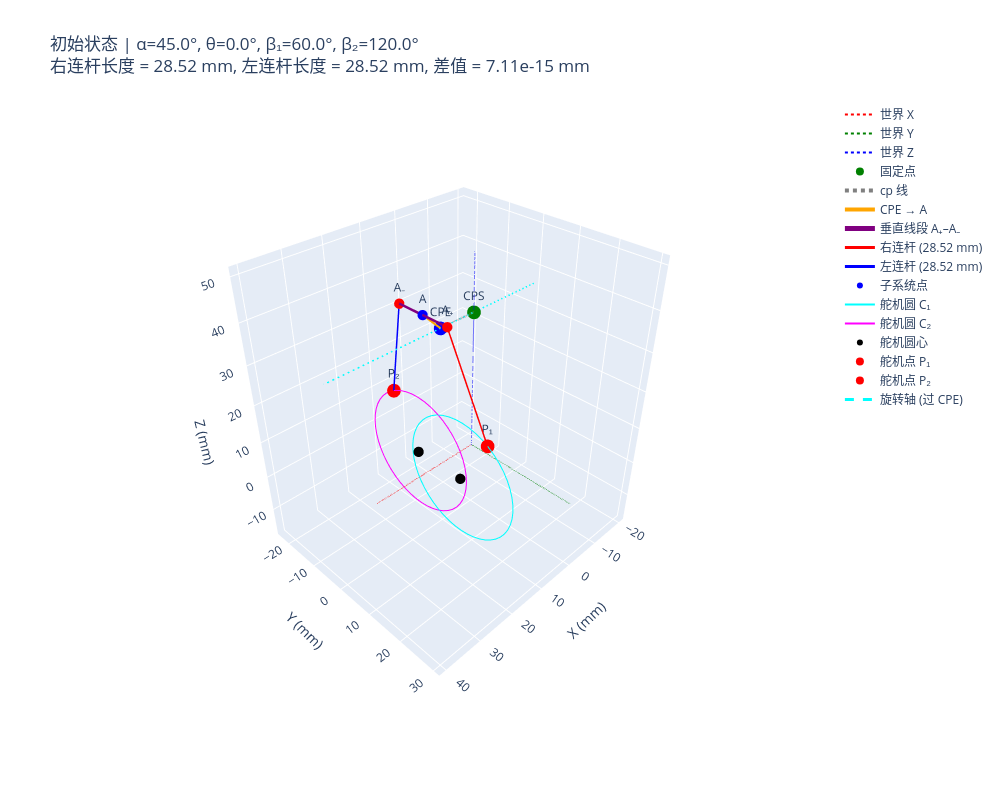

The notebook cell saved with this chart:
### Code cell
import numpy as np
import plotly.graph_objects as go

# ============================================================
# 固定参数（所有长度单位：mm）
# ============================================================

# 世界坐标系固定点
z0 = 36.0
L_cp = 10.0
CPS = np.array([0.0, 0.0, z0])
CPE = np.array([L_cp, 0.0, z0])

# 旋转子系统内部固定几何
L_A = 7.0         # CPE → A 的长度
L_B = 14.0        # A₊ 到 A₋ 的垂直距离

# 舵机圆固定参数
x_e = 11.0
y_e = 7.0
z_e = 0.0
R = 16.0

# ============================================================
# 初始状态的角度（可变参数）
# ============================================================
alpha_deg = 45.0   # CPE→A 与局部 +Z 的夹角
theta_deg = 0.0    # 子系统绕 X 轴（过 CPE）的旋转角
beta1_deg = 60.0   # 右舵机角度（C₁）
beta2_deg = 120.0  # 左舵机角度（C₂）

alpha = np.deg2rad(alpha_deg)
theta = np.deg2rad(theta_deg)
beta1 = np.deg2rad(beta1_deg)
beta2 = np.deg2rad(beta2_deg)

# ============================================================
# 辅助函数
# ============================================================

def rot_x_matrix(angle_rad):
    c = np.cos(angle_rad)
    s = np.sin(angle_rad)
    return np.array([
        [1, 0, 0],
        [0, c, -s],
        [0, s, c]
    ])

def transform_to_world(points_local):
    """将局部坐标点（相对于 CPE）变换到世界坐标"""
    Rmat = rot_x_matrix(theta)
    points_world = np.zeros_like(points_local)
    for i, p in enumerate(points_local):
        points_world[i] = CPE + Rmat @ p
    return points_world

def generate_circle_points(center, R, num_points=50):
    phi = np.linspace(0, 2*np.pi, num_points)
    points = np.array([
        center + np.array([0, R*np.cos(phi_i), R*np.sin(phi_i)])
        for phi_i in phi
    ])
    return points

# ============================================================
# 1. 旋转子系统：A, A₊, A₋
# ============================================================

# 点 A（局部坐标）
xA = L_A * np.sin(alpha)
zA = L_A * np.cos(alpha)
A_local = np.array([xA, 0.0, zA])

# 垂直线段端点（局部坐标）
half_LB = L_B / 2.0
A_plus_local  = np.array([xA,  half_LB, zA])
A_minus_local = np.array([xA, -half_LB, zA])

# 变换到世界坐标
A_world, A_plus_world, A_minus_world = transform_to_world(
    np.array([A_local, A_plus_local, A_minus_local])
)

# ============================================================
# 2. 舵机圆（世界固定）
# ============================================================

C1 = np.array([x_e,  y_e, z_e])
C2 = np.array([x_e, -y_e, z_e])

P1 = C1 + np.array([0, R*np.cos(beta1), R*np.sin(beta1)])
P2 = C2 + np.array([0, R*np.cos(beta2), R*np.sin(beta2)])

circle1_points = generate_circle_points(C1, R)
circle2_points = generate_circle_points(C2, R)

# ============================================================
# 3. 计算左右连杆长度（初始状态应相等）
# ============================================================
link_R = np.linalg.norm(A_plus_world - P1)
link_L = np.linalg.norm(A_minus_world - P2)
link_diff = link_R - link_L

# ============================================================
# 4. 可视化
# ============================================================

fig = go.Figure()

# ---- 世界坐标轴 ----
world_axis_ends = np.array([[30,0,0], [0,30,0], [0,0,50]])
colors = ['red', 'green', 'blue']
labels = ['世界 X', '世界 Y', '世界 Z']
for i, end in enumerate(world_axis_ends):
    fig.add_trace(go.Scatter3d(
        x=[0, end[0]], y=[0, end[1]], z=[0, end[2]],
        mode='lines', line=dict(color=colors[i], width=2, dash='dot'),
        name=labels[i]
    ))

# ---- CPS / CPE ----
fig.add_trace(go.Scatter3d(
    x=[CPS[0], CPE[0]], y=[CPS[1], CPE[1]], z=[CPS[2], CPE[2]],
    mode='markers+text', marker=dict(size=8, color=['green','blue']),
    text=['CPS', 'CPE'], textposition='top center', name='固定点'
))

# ---- cp 线 ----
fig.add_trace(go.Scatter3d(
    x=[CPS[0], CPE[0]], y=[CPS[1], CPE[1]], z=[CPS[2], CPE[2]],
    mode='lines', line=dict(color='gray', width=4, dash='dot'), name='cp 线'
))

# ---- CPE → A ----
fig.add_trace(go.Scatter3d(
    x=[CPE[0], A_world[0]], y=[CPE[1], A_world[1]], z=[CPE[2], A_world[2]],
    mode='lines', line=dict(color='orange', width=4), name='CPE → A'
))

# ---- A₊ 到 A₋ 垂直线段 ----
fig.add_trace(go.Scatter3d(
    x=[A_plus_world[0], A_minus_world[0]],
    y=[A_plus_world[1], A_minus_world[1]],
    z=[A_plus_world[2], A_minus_world[2]],
    mode='lines', line=dict(color='purple', width=5), name='垂直线段 A₊–A₋'
))

# ---- 连杆（A₊ → P₁ 和 A₋ → P₂） ----
fig.add_trace(go.Scatter3d(
    x=[A_plus_world[0], P1[0]], y=[A_plus_world[1], P1[1]], z=[A_plus_world[2], P1[2]],
    mode='lines', line=dict(color='red', width=3), name=f'右连杆 ({link_R:.2f} mm)'
))
fig.add_trace(go.Scatter3d(
    x=[A_minus_world[0], P2[0]], y=[A_minus_world[1], P2[1]], z=[A_minus_world[2], P2[2]],
    mode='lines', line=dict(color='blue', width=3), name=f'左连杆 ({link_L:.2f} mm)'
))

# ---- 关键点标记 ----
fig.add_trace(go.Scatter3d(
    x=[A_world[0], A_plus_world[0], A_minus_world[0]],
    y=[A_world[1], A_plus_world[1], A_minus_world[1]],
    z=[A_world[2], A_plus_world[2], A_minus_world[2]],
    mode='markers+text', marker=dict(size=6, color=['blue', 'red', 'red']),
    text=['A', 'A₊', 'A₋'], textposition='top center', name='子系统点'
))

# ---- 舵机圆 ----
fig.add_trace(go.Scatter3d(
    x=circle1_points[:,0], y=circle1_points[:,1], z=circle1_points[:,2],
    mode='lines', line=dict(color='cyan', width=2), name='舵机圆 C₁'
))
fig.add_trace(go.Scatter3d(
    x=circle2_points[:,0], y=circle2_points[:,1], z=circle2_points[:,2],
    mode='lines', line=dict(color='magenta', width=2), name='舵机圆 C₂'
))

# ---- 舵机圆心 ----
fig.add_trace(go.Scatter3d(
    x=[C1[0], C2[0]], y=[C1[1], C2[1]], z=[C1[2], C2[2]],
    mode='markers', marker=dict(size=6, color='black'), name='舵机圆心'
))

# ---- 舵机点 P₁, P₂ ----
fig.add_trace(go.Scatter3d(
    x=[P1[0]], y=[P1[1]], z=[P1[2]],
    mode='markers+text', marker=dict(size=8, color='red'),
    text=['P₁'], textposition='top center', name='舵机点 P₁'
))
fig.add_trace(go.Scatter3d(
    x=[P2[0]], y=[P2[1]], z=[P2[2]],
    mode='markers+text', marker=dict(size=8, color='red'),
    text=['P₂'], textposition='top center', name='舵机点 P₂'
))

# ---- 旋转轴（过 CPE，沿 X 轴） ----
axis_len = 30
fig.add_trace(go.Scatter3d(
    x=[CPE[0]-axis_len, CPE[0]+axis_len],
    y=[CPE[1], CPE[1]],
    z=[CPE[2], CPE[2]],
    mode='lines', line=dict(color='cyan', width=3, dash='dash'), name='旋转轴 (过 CPE)'
))

# ============================================================
# 图形设置
# ============================================================
fig.update_layout(
    title=f'初始状态 | α={alpha_deg}°, θ={theta_deg}°, β₁={beta1_deg}°, β₂={beta2_deg}°<br>'
          f'右连杆长度 = {link_R:.2f} mm, 左连杆长度 = {link_L:.2f} mm, 差值 = {link_diff:.2e} mm',
    scene=dict(
        xaxis_title='X (mm)', yaxis_title='Y (mm)', zaxis_title='Z (mm)',
        aspectmode='data', camera=dict(eye=dict(x=1.5, y=1.5, z=1.5))
    ),
    width=1000, height=800, showlegend=True
)

fig.show()

# ============================================================
# 打印信息
# ============================================================
print("=" * 60)
print("初始状态参数：")
print(f"  α = {alpha_deg}°, θ = {theta_deg}°")
print(f"  β₁ = {beta1_deg}°, β₂ = {beta2_deg}°")
print(f"  CPE→A 长度 = {L_A} mm")
print(f"  A₊–A₋ 长度 = {L_B} mm")
print("=" * 60)
print("关键点坐标（世界）：")
print(f"  A   = {A_world}")
print(f"  A₊  = {A_plus_world}")
print(f"  A₋  = {A_minus_world}")
print(f"  P₁ = {P1}")
print(f"  P₂ = {P2}")
print("=" * 60)
print(f"连杆长度：")
print(f"  右侧 (A₊→P₁) = {link_R:.4f} mm")
print(f"  左侧 (A₋→P₂) = {link_L:.4f} mm")
print(f"  差值 = {link_diff:.2e} mm (应接近 0)")
print("=" * 60)

### Figure 1 — Plotly figure (JSON) as saved in the notebook; plotly's stock layout.template omitted (floating-point values rounded to 4 significant figures)
{"data": [{"line": {"color": "red", "dash": "dot", "width": 2}, "mode": "lines", "name": "世界 X", "type": "scatter3d", "x": [0, 30], "y": [0, 0], "z": [0, 0]}, {"line": {"color": "green", "dash": "dot", "width": 2}, "mode": "lines", "name": "世界 Y", "type": "scatter3d", "x": [0, 0], "y": [0, 30], "z": [0, 0]}, {"line": {"color": "blue", "dash": "dot", "width": 2}, "mode": "lines", "name": "世界 Z", "type": "scatter3d", "x": [0, 0], "y": [0, 0], "z": [0, 50]}, {"marker": {"color": ["green", "blue"], "size": 8}, "mode": "markers+text", "name": "固定点", "text": ["CPS", "CPE"], "textposition": "top center", "type": "scatter3d", "x": [0, 10], "y": [0, 0], "z": [36, 36]}, {"line": {"color": "gray", "dash": "dot", "width": 4}, "mode": "lines", "name": "cp 线", "type": "scatter3d", "x": [0, 10], "y": [0, 0], "z": [36, 36]}, {"line": {"color": "orange", "width": 4}, "mode": "lines", "name": "CPE → A", "type": "scatter3d", "x": [10, 14.95], "y": [0, 0], "z": [36, 40.95]}, {"line": {"color": "purple", "width": 5}, "mode": "lines", "name": "垂直线段 A₊–A₋", "type": "scatter3d", "x": [14.95, 14.95], "y": [7, -7], "z": [40.95, 40.95]}, {"line": {"color": "red", "width": 3}, "mode": "lines", "name": "右连杆 (28.52 mm)", "type": "scatter3d", "x": [14.95, 11], "y": [7, 15.0], "z": [40.95, 13.86]}, {"line": {"color": "blue", "width": 3}, "mode": "lines", "name": "左连杆 (28.52 mm)", "type": "scatter3d", "x": [14.95, 11], "y": [-7, -15.0], "z": [40.95, 13.86]}, {"marker": {"color": ["blue", "red", "red"], "size": 6}, "mode": "markers+text", "name": "子系统点", "text": ["A", "A₊", "A₋"], "textposition": "top center", "type": "scatter3d", "x": [14.95, 14.95, 14.95], "y": [0, 7, -7], "z": [40.95, 40.95, 40.95]}, {"line": {"color": "cyan", "width": 2}, "mode": "lines", "name": "舵机圆 C₁", "type": "scatter3d", "x": [11.0, 11.0, 11.0, 11.0, 11.0, 11.0, 11.0, 11.0, 11.0, 11.0, 11.0, 11.0, 11.0, 11.0, 11.0, 11.0, 11.0, 11.0, 11.0, 11.0, 11.0, 11.0, 11.0, 11.0, 11.0, 11.0, 11.0, 11.0, 11.0, 11.0, 11.0, 11.0, 11.0, 11.0, 11.0, 11.0, 11.0, 11.0, 11.0, 11.0, 11.0, 11.0, 11.0, 11.0, 11.0, 11.0, 11.0, 11.0, 11.0, 11.0], "y": [23.0, 22.87, 22.48, 21.83, 20.94, 19.82, 18.49, 16.98, 15.29, 13.48, 11.55, 9.554, 7.513, 5.464, 3.44, 1.474, -0.4006, -2.154, -3.757, -5.183, -6.409, -7.416, -8.185, -8.705, -8.967, -8.967, -8.705, -8.185, -7.416, -6.409, -5.183, -3.757, -2.154, -0.4006, 1.474, 3.44, 5.464, 7.513, 9.554, 11.55, 13.48, 15.29, 16.98, 18.49, 19.82, 20.94, 21.83, 22.48, 22.87, 23.0], "z": [0.0, 2.046, 4.058, 6.004, 7.851, 9.57, 11.13, 12.51, 13.68, 14.63, 15.34, 15.79, 15.99, 15.93, 15.6, 15.02, 14.19, 13.12, 11.84, 10.37, 8.729, 6.942, 5.042, 3.059, 1.025, -1.025, -3.059, -5.042, -6.942, -8.729, -10.37, -11.84, -13.12, -14.19, -15.02, -15.6, -15.93, -15.99, -15.79, -15.34, -14.63, -13.68, -12.51, -11.13, -9.57, -7.851, -6.004, -4.058, -2.046, -3.919e-15]}, {"line": {"color": "magenta", "width": 2}, "mode": "lines", "name": "舵机圆 C₂", "type": "scatter3d", "x": [11.0, 11.0, 11.0, 11.0, 11.0, 11.0, 11.0, 11.0, 11.0, 11.0, 11.0, 11.0, 11.0, 11.0, 11.0, 11.0, 11.0, 11.0, 11.0, 11.0, 11.0, 11.0, 11.0, 11.0, 11.0, 11.0, 11.0, 11.0, 11.0, 11.0, 11.0, 11.0, 11.0, 11.0, 11.0, 11.0, 11.0, 11.0, 11.0, 11.0, 11.0, 11.0, 11.0, 11.0, 11.0, 11.0, 11.0, 11.0, 11.0, 11.0], "y": [9.0, 8.869, 8.477, 7.831, 6.941, 5.823, 4.494, 2.976, 1.294, -0.5235, -2.448, -4.446, -6.487, -8.536, -10.56, -12.53, -14.4, -16.15, -17.76, -19.18, -20.41, -21.42, -22.18, -22.7, -22.97, -22.97, -22.7, -22.18, -21.42, -20.41, -19.18, -17.76, -16.15, -14.4, -12.53, -10.56, -8.536, -6.487, -4.446, -2.448, -0.5235, 1.294, 2.976, 4.494, 5.823, 6.941, 7.831, 8.477, 8.869, 9.0], "z": [0.0, 2.046, 4.058, 6.004, 7.851, 9.57, 11.13, 12.51, 13.68, 14.63, 15.34, 15.79, 15.99, 15.93, 15.6, 15.02, 14.19, 13.12, 11.84, 10.37, 8.729, 6.942, 5.042, 3.059, 1.025, -1.025, -3.059, -5.042, -6.942, -8.729, -10.37, -11.84, -13.12, -14.19, -15.02, -15.6, -15.93, -15.99, -15.79, -15.34, -14.63, -13.68, -12.51, -11.13, -9.57, -7.851, -6.004, -4.058, -2.046, -3.919e-15]}, {"marker": {"color": "black", "size": 6}, "mode": "markers", "name": "舵机圆心", "type": "scatter3d", "x": [11, 11], "y": [7, -7], "z": [0, 0]}, {"marker": {"color": "red", "size": 8}, "mode": "markers+text", "name": "舵机点 P₁", "text": ["P₁"], "textposition": "top center", "type": "scatter3d", "x": [11], "y": [15.0], "z": [13.86]}, {"marker": {"color": "red", "size": 8}, "mode": "markers+text", "name": "舵机点 P₂", "text": ["P₂"], "textposition": "top center", "type": "scatter3d", "x": [11], "y": [-15.0], "z": [13.86]}, {"line": {"color": "cyan", "dash": "dash", "width": 3}, "mode": "lines", "name": "旋转轴 (过 CPE)", "type": "scatter3d", "x": [-20, 40], "y": [0, 0], "z": [36, 36]}], "layout": {"height": 800, "scene": {"aspectmode": "data", "camera": {"eye": {"x": 1.5, "y": 1.5, "z": 1.5}}, "xaxis": {"title": {"text": "X (mm)"}}, "yaxis": {"title": {"text": "Y (mm)"}}, "zaxis": {"title": {"text": "Z (mm)"}}}, "showlegend": true, "title": {"text": "初始状态 | α=45.0°, θ=0.0°, β₁=60.0°, β₂=120.0°<br>右连杆长度 = 28.52 mm, 左连杆长度 = 28.52 mm, 差值 = 7.11e-15 mm"}, "width": 1000}}
